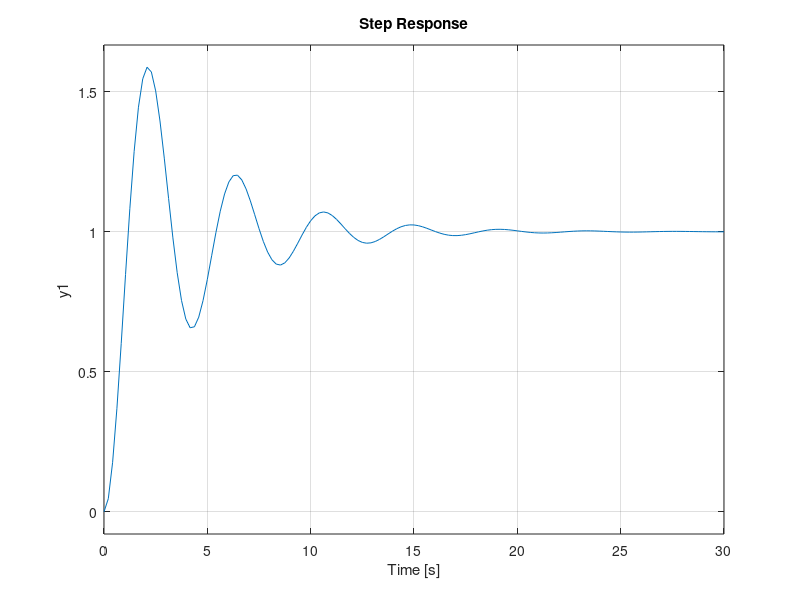

Source code (MATLAB): (Note: this script raises an error after producing the figure.)
clc, clear, close all;

OFFSET_X = 1.5; % for drawing

transfer_fnc = tf(2.25,[1 0.5 2.25])        % define closed-loop transfer fn 
% 'Response Characteristics'
P = pole(transfer_fnc);                       % find closed-loop poles
Pre = abs(real(P(1)));                      % find real part of pole
Pim = abs(imag(P(1)));                      % find imag part of pole
frequency_wn = sqrt(Pre*Pre+Pim*Pim);       % calc natural frequency 
damping_ratio=(Pre/frequency_wn) ;          % calc damping ratio
overshoot_prct = (exp(-1*Pre*pi/Pim))*100 ; % calc percent overshoot
peak_time = pi/Pim;                         % calc peak time 
Ts = 4/Pre;                                 % calc settling time  (0.02 indicator) 
%--------------------------------------------------------------------
step(transfer_fnc); % Plot step response of T(s) using Matlab STEP function
grid on;
%-------------------------------------------------------------------
% Plot step response using derived (part B) expression for C(t)
t = 0.1:0.01:25;      % define time domain

c0 = step(transfer_fnc, t)'; % MATLAB function

for x = 1:length(t) % calc c(t) for each t [This given function by extra matterial]
    c(x)=1-1.01418*(cos(1.47902*t(x)-(9.59*pi/180)))*(exp((-0.25)*t(x)));
end

syms s
fun_anl = ilaplace(2.25 / (s^2 + 0.5*s + 2.25) * (1/s));
for ii = 1:length(t) % calc c1(t) for each t
    c1(ii) = 1 - exp(-t(ii)/4)*(cos((35^(1/2)*t(ii))/4) + (35^(1/2)*sin((35^(1/2)*t(ii))/4))/35);
end

peak_value = calculate_peak_value(t, c1, peak_time);

[reaction_value, reaction_time, reaction_time_plot] = calculate_reaction(t, c1);

settling_value = get_settling_value(t, c1, Ts);
 

figure(2);
plot(t, c1);
grid on;
hold on;
title('Analitic model function');
ylabel('Amplitude');
ylim([0 2]);
xlabel('Time, s');

plot(reaction_time_plot, reaction_value, '.y', 'MarkerSize', 30); %ADD  COLOR??????!!!!!!!!!!!!!!!!!!?
description = sprintf("Reaction time: %0.3f", reaction_time);
text(reaction_time_plot + OFFSET_X, reaction_value, description);

plot(peak_time, peak_value, '.g', 'MarkerSize', 30); % Mp
description = sprintf("Peak ampl: %0.2f Peak time: %0.3f s; Overshoot: %2.2f  ", peak_value, peak_time, overshoot_prct);
text(peak_time + OFFSET_X, peak_value, description);

plot(Ts, settling_value, '.r', 'MarkerSize', 30); %  setting time ts
description = sprintf("End of porcess time: %0.2f  ", Ts);
text(Ts + OFFSET_X, settling_value, description);


figure(3);
plot(t, c0, t, c1);
title('Matlab and analytical models functions');
ylabel('Amplitude');
xlabel('Time, s');
legend('MATLAB', 'Analytical')
grid on;


error_tr = abs(c1-c0);
figure(4);
plot(t, error_tr);
title('Error beteen Matlab and analytical models');
ylabel('Absolute error');
xlabel('Time, s'); 
grid on;


% static functions
function p_val = calculate_peak_value(time, func, peak_time)
    p_val = time(1);
    for ii = 1:length(func)
        if peak_time >= time(ii)
            p_val = func(ii);
        end
    end
end

function [rctn_value, rctn_time, rctn_time_plot] = calculate_reaction(time, func)
    rctn_time = 0;
    reaction_time_str = 0;
    rctn_time_plot = 0;
    rctn_value = 0;
    last_value = func(length(func));
    for ii = 1:length(func)
        if (0 == reaction_time_str) && (func(ii) > 0.1 * last_value)
            reaction_time_str = time(ii);
        elseif (func(ii) >= 0.9 * last_value)
            rctn_value = func(ii);
            rctn_time = time(ii) - reaction_time_str;
            rctn_time_plot = time(ii);
            break; %found reaction time
        end
    end
end

function s_val = get_settling_value(time, func, set_time)
    s_val = 0;
    for ii = 1:length(func)
        if  time(ii) >= set_time
            s_val = func(ii);
            break;
        end
    end
end
 



